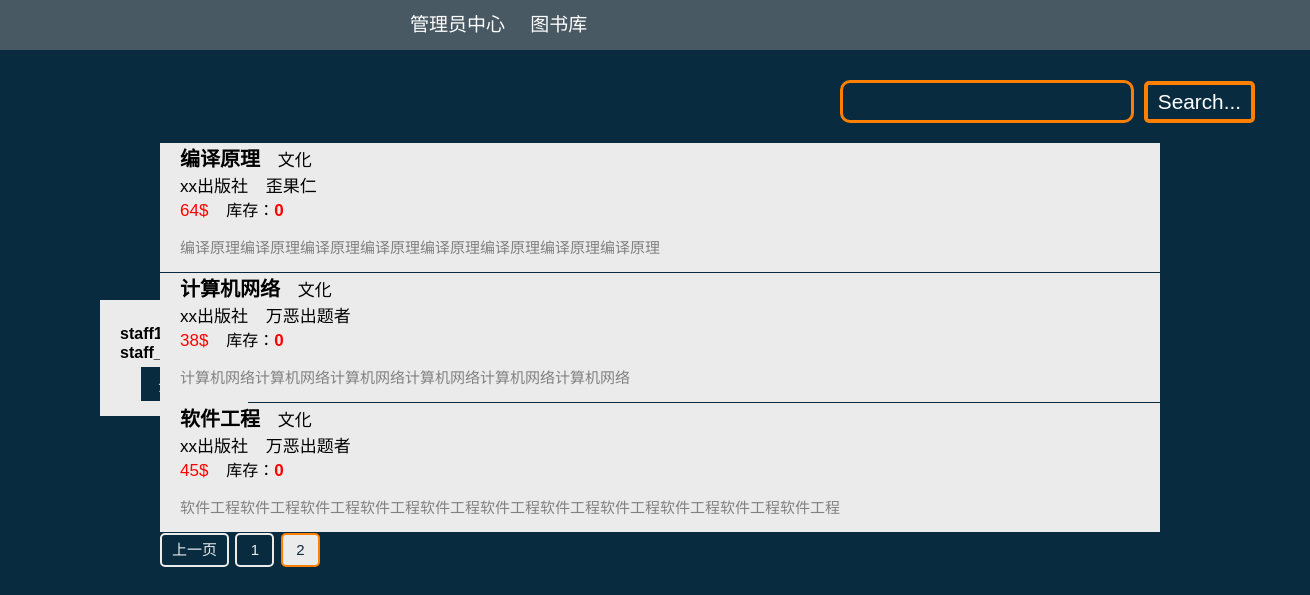
The page /viewBook/?bookLikeName=&mode=simple&startPage=2&offset=10 (signed in) on the database its author committed.
### main/models.py (models this page shows, shortened)
class StaffInfo(models.Model):
    staffId = models.ForeignKey(authModel, on_delete=models.CASCADE)
    staffName = models.CharField(max_length=30)

class Book(models.Model):
    bookId = models.CharField(max_length=40, primary_key=True)
    bookName = models.CharField(max_length=40)
    bookType = models.ForeignKey(BookType, on_delete=models.CASCADE)
    bookPublisher = models.CharField(max_length=40)
    bookAuthor = models.CharField(max_length=50)
    bookIntroduction = models.TextField()
    bookPrice = models.IntegerField()

class BookType(models.Model):
    TypeNum = models.IntegerField(primary_key=True)
    TypeName = models.CharField(max_length=20)

### main/views.py (the view)
# urls.py: path('viewBook/', main.views.viewBook),
def viewBook(request):
    if request.user.is_authenticated:
        currentUser = request.user
        if currentUser.is_staff:
            staffOrNot = True
            userFK = StaffInfo.objects.get(staffId=currentUser).staffName
        else:
            staffOrNot = False
            userFK = UserInfo.objects.get(userId=currentUser).userName
        currentUserTrans = {"userId": currentUser.username, "userName": userFK}
        try:
            mode = request.GET['mode']
            startPage = request.GET['startPage']
            offset = request.GET['offset']
            bookLikeName = request.GET['bookLikeName']
        except:
            return HttpResponse("get error")
        ans = []
        if mode == 'Detail':
            BookAns = Book.objects.get(bookId=bookLikeName)  # 得到书的详细信息
            BookNumFK = BookNum.objects.get(bookId=BookAns)
            BookDetail = {"bookId": BookAns.bookId,
                          "bookName": BookAns.bookName,
                          "bookType": BookAns.bookType.TypeName,
                          "bookPublisher": BookAns.bookPublisher,
                          "bookAuthor": BookAns.bookAuthor,
                          "bookIntroduction": BookAns.bookIntroduction,
                          "bookPrice": BookAns.bookPrice,
                          "bookNum": BookNumFK.bookNum}
            return HttpResponse(json.dumps(BookDetail), content_type="application/json")
        elif mode == "simple":
            currentPage = int(startPage)
            if bookLikeName == '':  # 一连串书的信息
                BookAll = Book.objects.all().order_by("bookName")
            else:
                BookAll = Book.objects.filter(
                    bookName__contains=bookLikeName).order_by("bookName")
            bookPagi = Paginator(BookAll, int(offset))
            pageN = bookPagi.page(currentPage)
            pageNum = bookPagi.page_range[-1]
            after_range_num = 5
            befor_range_num = 4
            bookAnsList = pageN.object_list
            if currentPage-1 > after_range_num:
                pageList = bookPagi.page_range[currentPage-1 -
                                               after_range_num:currentPage-1+befor_range_num]
            else:
                pageList = bookPagi.page_range[0:currentPage-1+befor_range_num]
            for BookAns in bookAnsList:
                BookNumFK = BookNum.objects.get(bookId=BookAns)
                BookDetail = {"bookName": BookAns.bookName,
                              "bookId": BookAns.bookId,
                              "bookType": BookAns.bookType.TypeName,
                              "bookPublisher": BookAns.bookPublisher,
                              "bookAuthor": BookAns.bookAuthor,
                              "bookPrice": BookAns.bookPrice,
                              "bookNum": BookNumFK.bookNum,
                              "bookIntroduction": BookAns.bookIntroduction[:60]}
                ans.append(BookDetail)
            return render(request, 'library.html', {"currentUser": currentUserTrans, "is_staff": staffOrNot, "bookList": ans, "bookLikeName": bookLikeName, "pageList": pageList, "currentPage": currentPage, "nextPage": currentPage+1, "prevPage": currentPage-1, "endPage": pageNum})
    else:
        return HttpResponseRedirect("/login")

### main/templates/library.html (shortened to what this page needs)
<!DOCTYPE html>
<html>
	<head>
		<link rel="stylesheet" type="text/css" href="../static/css/library.css" />
	</head>
	<body>
		<div class="nav">
			{% if is_staff %}
			<a href="/main" class="bookLib">管理员中心</a>
			{% else %}
			<a href="/main" class="bookLib">用户中心</a>
			{% endif %}
			<a href="/viewBook/?bookLikeName=&mode=simple&startPage=1&offset=10" class="bookLib">图书库</a>
		</div>
		<div class="currentUser">
			<div>
				<span class="staffId"><strong>{{currentUser.userId}}</strong></span>
				<br/>
				<span class="staffName"><strong>{{currentUser.userName}}</strong></span><br/>
				<a href="/logoutView" class="logout">登出</a>
			</div>
		</div>
		<div class="container">
			<form class="searchArea" action="/viewBook/" method="get">
				<input class="inputArea" name="bookLikeName" type="text"/>
				<button class="searchBtn">Search...</button>
			</form>
			<div class="bookList">
				{% for book in bookList %}
					<div class="book">
						<div class="bookMain">
							<div>
								<span class="bookName"><strong>{{book.bookName}}</strong></span>&nbsp;&nbsp;&nbsp;
								<span class="bookType">{{book.bookType}}</span>
							</div>
							<div>
								<span class="bookPublisher">{{book.bookPublisher}}</span>&nbsp;&nbsp;&nbsp;
								<span class="bookAuthor">{{book.bookAuthor}}</span>
							</div>
							<div>
								<span class="bookPrice fail">{{book.bookPrice}}$</span>&nbsp;&nbsp;&nbsp;
								{% if book.bookNum %}
								库存：<span class="bookNum success">{{book.bookNum}}</span>
								{% else %}
								库存：<span class="bookNum fail"><strong>0</strong></span>
								{% endif %}
							</div>
							<p class="intro">{{book.bookIntroduction}}</p>
						</div>
					</div>
				{% endfor %}
			</div>
			<div class="pageListBox">
				{% if currentPage != 1 %}
					<a href="/viewBook/?bookLikeName={{bookLikeName}}&mode=simple&startPage={{prevPage}}&offset=10" class="prev pageBtn">上一页</a>
				{% endif %}
				{% for i in pageList %}
					{% if i == currentPage %}
					<a href="/viewBook/?bookLikeName={{bookLikeName}}&mode=simple&startPage={{i}}&offset=10" class="pageBtn active">{{i}}</a>
					{% else %}
					<a href="/viewBook/?bookLikeName={{bookLikeName}}&mode=simple&startPage={{i}}&offset=10" class="pageBtn">{{i}}</a>
					{% endif %}
				{% endfor %}
			</div>
		</div>
	</body>
</html>

### main/static/css/library.css (style rules this page uses)
body { font-family: 'Microsoft YaHei',sans-serif; position: relative; margin:0px; background-color: #092B40; }
.fail { color:red; }
.nav { width: 100%; height:50px; line-height: 50px; font-size: 19px; position:fixed; background-color: rgba(135,135,135,0.5); margin: 0px; top:0px; left:0px; padding-left: 400px; z-index: 100; }
.currentUser { position:fixed; top:300px; left:100px; padding: 20px 20px 10px 20px; background-color: #EBEBEB; }
.currentUser>div>a { width: 50px; text-align: center; display:block; margin:5px auto; text-decoration:none; padding:5px 8px; background-color:#092B40; color:#EBEBEB; }
.container { width:1200px; padding:50px; margin:0px auto; overflow: hidden; position: relative; }
.bookLib { display: inline-block; margin:0px; padding:0px; height:50px; padding:0px 10px; line-height: 50px; text-decoration: none; color:white; }
.searchArea { margin-top: 30px; float:right; }
.searchArea>button { border:solid 4px #FF7F00; border-radius: 5px; background-color: #6495ED; color:white; padding:5px 10px; font-size: 1.3em; color: white; background-color: #092B40; cursor: pointer; }
.searchArea>input { border:solid 3px #FF7F00; border-radius: 10px; height:33px; padding: 2px 10px; line-height: 33px; font-size: 1.3em; margin-right: 5px; outline: none; color: white; background-color: #092B40; }
.bookList { clear: both; position: relative; top:20px; width: 1010px; margin:0px auto; z-index: 10; }
.bookName { font-size: 20px; }
.bookType,.bookPublisher,.bookAuthor,.bookPrice,.bookNum { font-size: 17px; }
.intro { font-size: 15px; color:gray; }
.book { width:1010px; height:120px; margin-bottom: 10px; cursor: pointer; }
.bookMain { float: left; width:980px; padding-left:20px; background-color: #EBEBEB; }
.pageListBox { left:10px; top: 20px; position: relative; width: 1010px; margin:10px auto; color:#EBEBEB; }
.pageBtn { text-align: center; min-width: 15px; padding: 0px 10px; margin-right: 2px; line-height: 30px; height:30px; font-size: 15px; display: inline-block; border: solid 2px #EBEBEB; border-radius: 5px; color:#EBEBEB; text-decoration: none; }
.active { color: #092B40 !important ; background-color: #EBEBEB !important ; border: solid 2px #FF7F00 !important ; }

### rows shown on the page
StaffInfo: userName "staff_test"
Book: bookName "编译原理", bookPublisher "xx出版社", bookAuthor "歪果仁", bookIntroduction "编译原理编译原理编译原理编译原理编译原理编译原理编译原理编译原理"
BookType: bookType "文化" "文化" "文化"
Book: bookName "计算机网络", bookPublisher "xx出版社", bookAuthor "万恶出题者", bookIntroduction "计算机网络计算机网络计算机网络计算机网络计算机网络计算机网络"
Book: bookName "软件工程", bookPublisher "xx出版社", bookAuthor "万恶出题者", bookIntroduction "软件工程软件工程软件工程软件工程软件工程软件工程软件工程软件工程软件工程软件工程软件工程"

### other values the page prints
{{ currentUser.userId }} "staff1"
{{ book.bookPrice }} "64" "38" "45"
{{ i }} "1"
{{ i }} "2"
